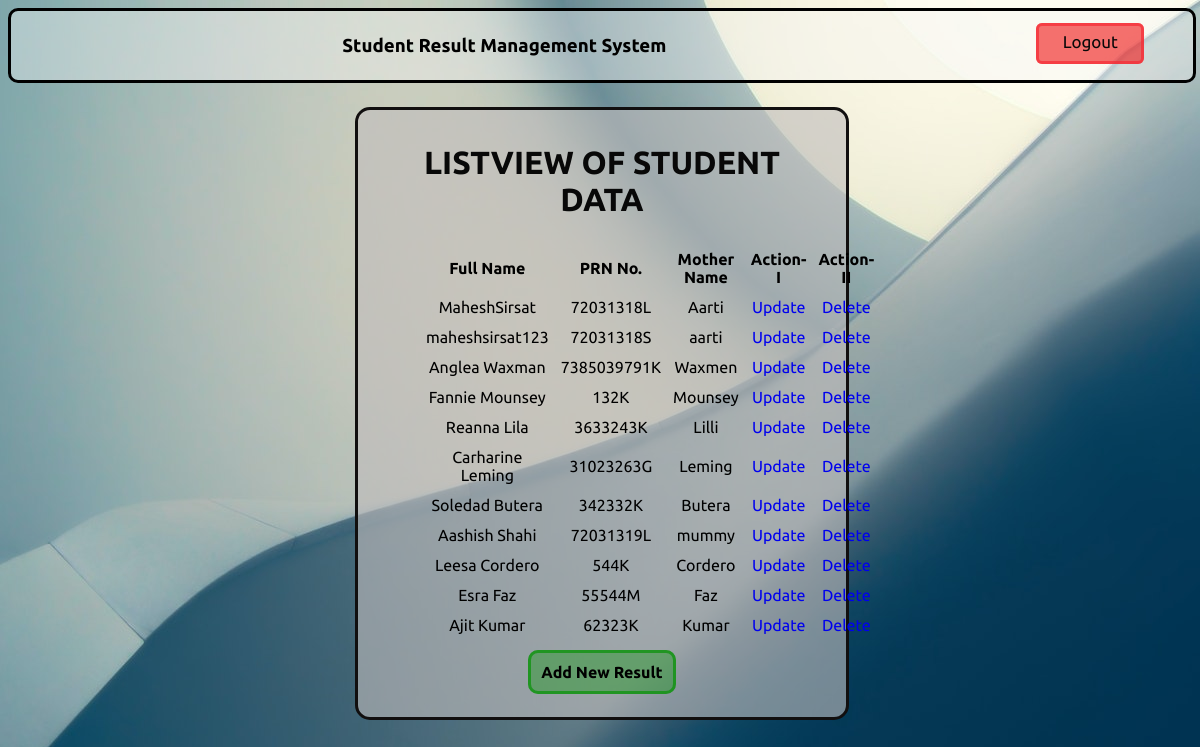
/listview/ (signed in), run on the app's committed database.
### SRMS/models.py (models this page shows, shortened)
class StudentInfo(models.Model):
    Full_Name=models.CharField(max_length=30,default="")
    PRN_No=models.CharField(max_length=20,default="",primary_key=True)
    Mother_Name=models.CharField(max_length=13,default="")
    Contact_Number=models.IntegerField()
    Subject_Name_1=models.CharField(max_length=20,default="",blank=True)
    Obtained_Marks_1=models.CharField(default="",max_length=3,blank=True)
    Maximum_Marks_1=models.CharField(default="",max_length=3,blank=True)
    Subject_Name_2=models.CharField(max_length=20,default="",blank=True)
    Obtained_Marks_2=models.CharField(default="",max_length=3,blank=True)
    Maximum_Marks_2=models.CharField(default="",max_length=3,blank=True)
    Subject_Name_3=models.CharField(max_length=20,default="",blank=True)
    Obtained_Marks_3=models.CharField(default="",max_length=3,blank=True)
    Maximum_Marks_3=models.CharField(default="",max_length=3,blank=True)
    Subject_Name_4=models.CharField(max_length=20,default="",blank=True)
    Obtained_Marks_4=models.CharField(default="",max_length=3,blank=True)
    Maximum_Marks_4=models.CharField(default="",max_length=3,blank=True)
    Subject_Name_5=models.CharField(max_length=20,default="",blank=True)
    Obtained_Marks_5=models.CharField(default="",max_length=3,blank=True)
    Maximum_Marks_5=models.CharField(default="",max_length=3,blank=True)
    Subject_Name_6=models.CharField(max_length=20,default="",blank=True)
    Obtained_Marks_6=models.CharField(default="",max_length=3,blank=True)
    Maximum_Marks_6=models.CharField(default="",max_length=3,blank=True)
    Subject_Name_7=models.CharField(max_length=20,default="",blank=True)
    Obtained_Marks_7=models.CharField(default="",max_length=3,blank=True)
    Maximum_Marks_7=models.CharField(default="",max_length=3,blank=True)
    Subject_Name_8=models.CharField(max_length=20,default="",blank=True)
    Obtained_Marks_8=models.CharField(default="",max_length=3,blank=True)
    Maximum_Marks_8=models.CharField(default="",max_length=3,blank=True)
    Subject_Name_9=models.CharField(max_length=20,default="",blank=True)
    Obtained_Marks_9=models.CharField(default="",max_length=3,blank=True)
    Maximum_Marks_9=models.CharField(default="",max_length=3,blank=True)
    Subject_Name_10=models.CharField(max_length=20,default="",blank=True)
    Obtained_Marks_10=models.CharField(default="",max_length=3,blank=True)
    Maximum_Marks_10=models.CharField(default="",max_length=3,blank=True)
    Subject_Name_11=models.CharField(max_length=20,default="",blank=True)
    Obtained_Marks_11=models.CharField(default="",max_length=3,blank=True)
    Maximum_Marks_11=models.CharField(default="",max_length=3,blank=True)
    Subject_Name_12=models.CharField(max_length=20,default="",blank=True)
    Obtained_Marks_12=models.CharField(default="",max_length=3,blank=True)
    Maximum_Marks_12=models.CharField(default="",max_length=3,blank=True)

### SRMS/views.py (the view)
# urls.py: path('listview/',views.listview),
@login_required
def listview(request):
    data=models.StudentInfo.objects.all()
    return render(request,'SRMS/list_view.html',{"data":data})

### template/SRMS/list_view.html (shortened to what this page needs)
<!DOCTYPE html>
{% load static %}
<html lang="en">
<head>
    <link rel="stylesheet" type="text/css" href="{% static 'css/base.css' %}">
</head>
<body>
    <nav class="navbar table1">
        <h3>Student Result Management System</h3>
        <p>
            <a  href="/accounts/logout/">Logout</a>
        </p>
    </nav>
    <div style="padding-top: 1%;  margin-top: 2%; width: 35%;" class="container table1 result2">
        <h1>LISTVIEW OF STUDENT DATA</h1>
        <table id="automar" style=" border-spacing: 10px;">
            <thead>
                <th>Full Name</th>
                <th>PRN No.</th>
                <th>Mother Name</th>
                <th>Action-I</th>
                <th>Action-II</th>
            </thead>
        {%for student in data%}
            <tr>
                <td>{{ student.Full_Name }}</td>
                <td>{{ student.PRN_No }}</td>
                <td>{{ student.Mother_Name }}</td>
                <td> <a href="/updateview/{{student.PRN_No}}">Update</a> </td>
                <td> <a href="/deleteview/{{student.PRN_No}}">Delete</a> </td>
        </tr>
            {%endfor%}
        </table>   <br>
        <a style="color: black;" class="btn" href="/addstudent">Add New Result</a>
    </div>
</body>
</html>

### static/css/base.css (style rules this page uses)
.navbar { padding: 5px; border-radius: 10px; background:rgba(244, 244, 245, 0.4); border:3px solid black; text-align: center; display: grid; grid-template-columns: 5fr 1fr; }
.navbar h3 { padding: 0% 2%; font-weight: 1100; display: inline-block; text-align: center; }
.navbar a { text-decoration: none; font-size: 17px; border-radius: 6px; padding: 3% 12%; padding-bottom: 5%; color: rgb(8, 8, 8); background: rgba(241, 21, 21,0.6); border:3px solid rgba(247, 42, 52,0.7); }
body { word-wrap: break-word; font-family: 'Ubuntu', sans-serif; background-image:url('pexels-johannes-plenio-1103970.jpg') ; background-position: center; background-repeat: no-repeat; background-size:cover ; background-attachment: fixed; z-index: 1; opacity: 1; width: 99%; height: 100%; }
h1 { color: rgb(8, 8, 8); }
.container { word-wrap: break-word; text-decoration:none ; border: 3px solid rgb(17, 15, 15); display: block; padding: 3%; border-radius: 15px; margin: auto; text-align: center; background: rgba(192, 188, 188,0.6); }
.table1 { border-spacing: 30px; list-style: none; }
.btn { font-weight: bold; color: rgb(8, 8, 8); border-radius: 10px; padding: 10px; text-decoration: none; border: 3px solid rgba(17, 148, 17,0.8); background-color: rgba(17, 148, 17,0.4); }
.result2 { margin-top: 4%; width: 50%; }

### template/SRMS/list_view.html (style rules this page uses)
#automar { position: relative; left: 5%; }
a { text-decoration: none; }

### data on the page
StudentInfo: Full_Name "MaheshSirsat", PRN_No "72031318L", Mother_Name "Aarti"
StudentInfo: Full_Name "maheshsirsat123", PRN_No "72031318S", Mother_Name "aarti"
StudentInfo: Full_Name "Anglea Waxman", PRN_No "7385039791K", Mother_Name "Waxmen"
StudentInfo: Full_Name "Fannie Mounsey", PRN_No "132K", Mother_Name "Mounsey"
StudentInfo: Full_Name "Reanna Lila", PRN_No "3633243K", Mother_Name "Lilli"
StudentInfo: Full_Name "Carharine Leming", PRN_No "31023263G", Mother_Name "Leming"
StudentInfo: Full_Name "Soledad Butera", PRN_No "342332K", Mother_Name "Butera"
StudentInfo: Full_Name "Aashish Shahi", PRN_No "72031319L", Mother_Name "mummy"
StudentInfo: Full_Name "Leesa Cordero", PRN_No "544K", Mother_Name "Cordero"
StudentInfo: Full_Name "Esra Faz", PRN_No "55544M", Mother_Name "Faz"
StudentInfo: Full_Name "Ajit Kumar", PRN_No "62323K", Mother_Name "Kumar"
